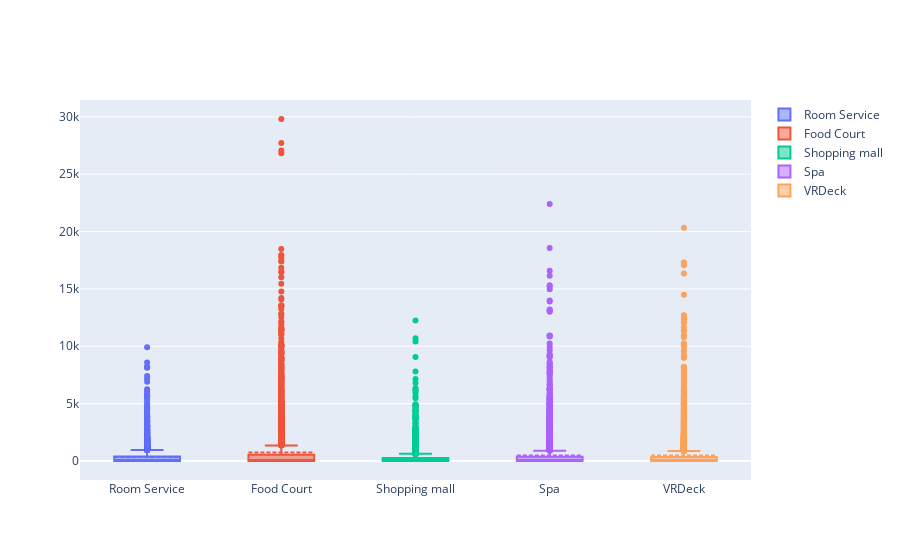

The cell this chart's notebook holds for it:
### Code cell
fig = go.Figure()
fig.add_trace(go.Box(y= cryo_false.RoomService 
    ,name='Room Service', boxmean = True))

fig.add_trace(go.Box(y = cryo_false.FoodCourt, 
    name= 'Food Court', boxmean = True))

fig.add_trace(go.Box(y = cryo_false.ShoppingMall, 
    name= 'Shopping mall', boxmean = True))

fig.add_trace(go.Box(y = cryo_false.Spa, 
    name= 'Spa', boxmean = True))

fig.add_trace(go.Box(y = cryo_false.VRDeck, 
    name= 'VRDeck', boxmean = True))

### Figure 1 — Plotly figure (JSON) as saved in the notebook; plotly's stock layout.template omitted (floating-point values rounded to 4 significant figures; data arrays with more than 128 entries replaced by an {"elided": "..."} marker saying what was removed)
{"data": [{"boxmean": true, "name": "Room Service", "type": "box", "y": {"elided": "4375 int values"}}, {"boxmean": true, "name": "Food Court", "type": "box", "y": {"elided": "4375 int values"}}, {"boxmean": true, "name": "Shopping mall", "type": "box", "y": {"elided": "4375 int values"}}, {"boxmean": true, "name": "Spa", "type": "box", "y": {"elided": "4375 int values"}}, {"boxmean": true, "name": "VRDeck", "type": "box", "y": {"elided": "4375 int values"}}], "layout": {}}
